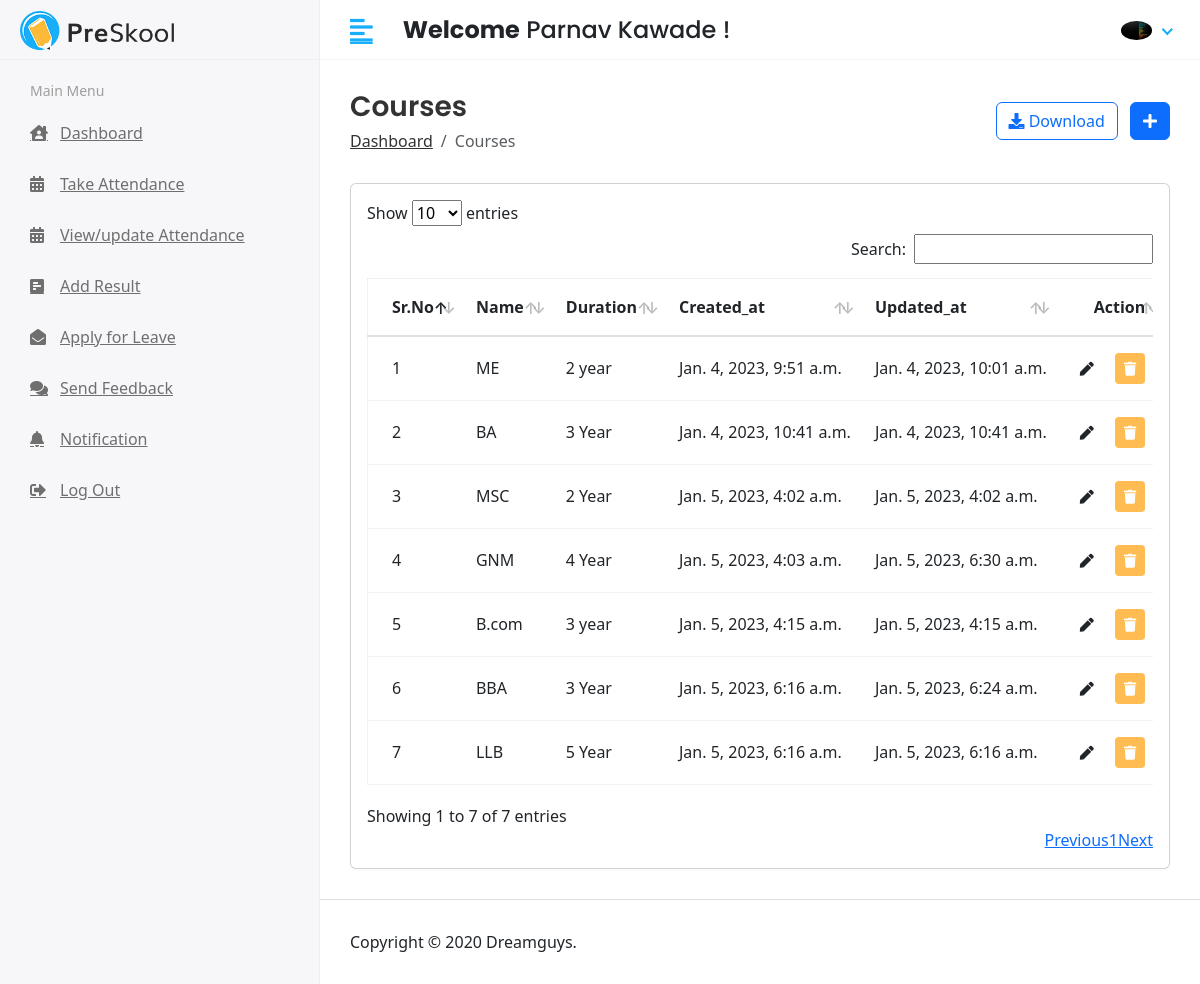
Page /hod/course/list (signed in) on the earlier database version.
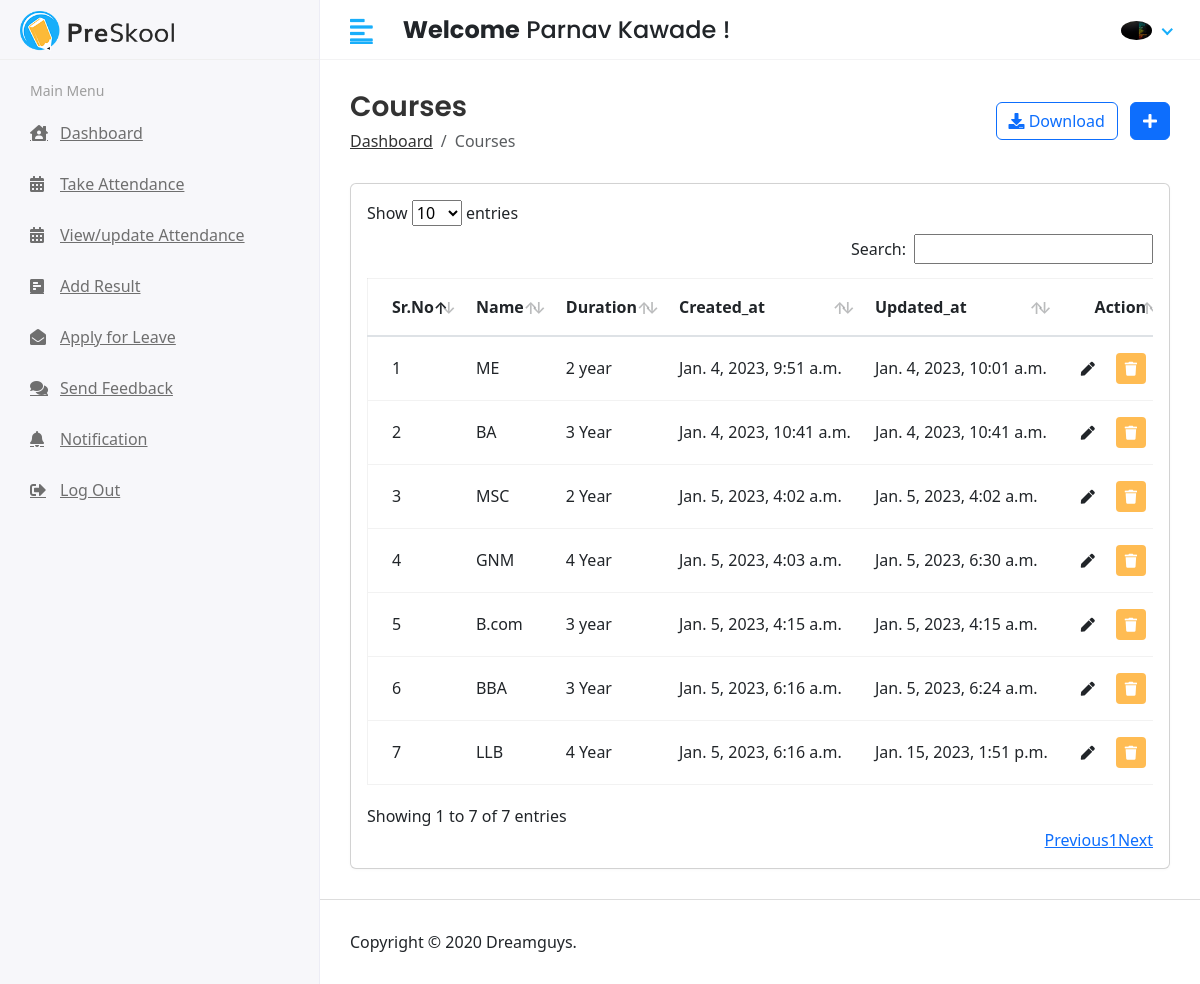
Same page on the later database version.
### app/models.py (models this page shows, shortened)
class Course(models.Model):
    name = models.CharField(max_length=100)
    duration = models.CharField(max_length=10)
    created_at = models.DateTimeField(auto_now_add=True)
    updated_at = models.DateTimeField(auto_now=True)

### student_management_systems/Hod_Views.py (the view)
# urls.py: path('hod/course/list',Hod_Views.courseList,name='courseList'),
@login_required(login_url='/')
def courseList(request):
    course = Course.objects.all()
    context = {
        'course': course
    }
    return render(request, 'Hod/course_list.html', context)

### templates/Hod/course_list.html (shortened to what the changed rows need)
{% extends 'base.html' %}
{% block content %}
<div class="content container-fluid">
    <div class="row">
        <div class="col-sm-12">
            <div class="card card-table">
                <div class="card-body">
                    <div class="table-responsive">
                        <div id="DataTables_Table_0_wrapper" class="dataTables_wrapper dt-bootstrap4 no-footer">
                            <div class="row">
                                <div class="col-sm-12">
                                    <table id="table_id"
                                        class="table table-hover table-center mb-0  dataTable no-footer"
                                        id="DataTables_Table_0" role="grid" aria-describedby="DataTables_Table_0_info">
                                        <thead>
                                            <tr role="row">
                                                <th class="sorting_asc" tabindex="0" aria-controls="DataTables_Table_0"
                                                    rowspan="1" colspan="1" aria-sort="ascending"
                                                    aria-label="ID: activate to sort column descending"
                                                    style="width: 87.125px;">Sr.No</th>
                                                <th class="sorting" tabindex="0" aria-controls="DataTables_Table_0"
                                                    rowspan="1" colspan="1"
                                                    aria-label="Name: activate to sort column ascending"
                                                    style="width: 150.3px;">Name</th>
                                                <th class="sorting" tabindex="0" aria-controls="DataTables_Table_0"
                                                    rowspan="1" colspan="1"
                                                    aria-label="HOD: activate to sort column ascending"
                                                    style="width: 101.925px;">Duration</th>
                                                <th class="sorting" tabindex="0" aria-controls="DataTables_Table_0"
                                                    rowspan="1" colspan="1"
                                                    aria-label="Started Year: activate to sort column ascending"
                                                    style="width: 140.225px;">Created_at</th>
                                                <th class="sorting" tabindex="0" aria-controls="DataTables_Table_0"
                                                    rowspan="1" colspan="1"
                                                    aria-label="No of Students: activate to sort column ascending"
                                                    style="width: 80.113px;">Updated_at</th>
                                                <th class="text-right sorting" tabindex="0"
                                                    aria-controls="DataTables_Table_0" rowspan="1" colspan="1"
                                                    aria-label="Action: activate to sort column ascending"
                                                    style="width: 107.512px;">Action</th>
                                            </tr>
                                        </thead>
                                        <tbody>
                                            {% for i in course %}
                                            <tr role="row" class="odd">
                                                <td class="sorting_1">{{forloop.counter}}</td>
                                                <td> {{i.name}} </td>
                                                <td class="sorting_1">{{i.duration}}</td>
                                                <td class="sorting_1">{{i.created_at}}</td>
                                                <td class="sorting_1">{{i.updated_at}}</td>
                                                <td class="text-right">
                                                    <div class="actions">
                                                        <a href="{% url 'courseEdit' i.id %}"
                                                            class="btn btn-sm bg-success-light mr-2">
                                                            <i class="fas fa-pen"></i>
                                                        </a>
                                                        <a href="{% url 'courseDelete' i.id %}"
                                                            class="btn btn-sm bg-danger-light">
                                                            <i class="fas fa-trash"></i>
                                                        </a>
                                                    </div>
                                                </td>
                                            </tr>
                                            {% endfor %}
                                        </tbody>
                                    </table>
                                </div>
                            </div>
                        </div>
                    </div>
                </div>
            </div>
        </div>
    </div>
</div>
{% endblock content %}

Differences in the rows shown:
changed Course "LLB": duration "5 Year" → "4 Year"; updated_at "Jan. 5, 2023, 6:16 a.m." → "Jan. 15, 2023, 1:51 p.m."
